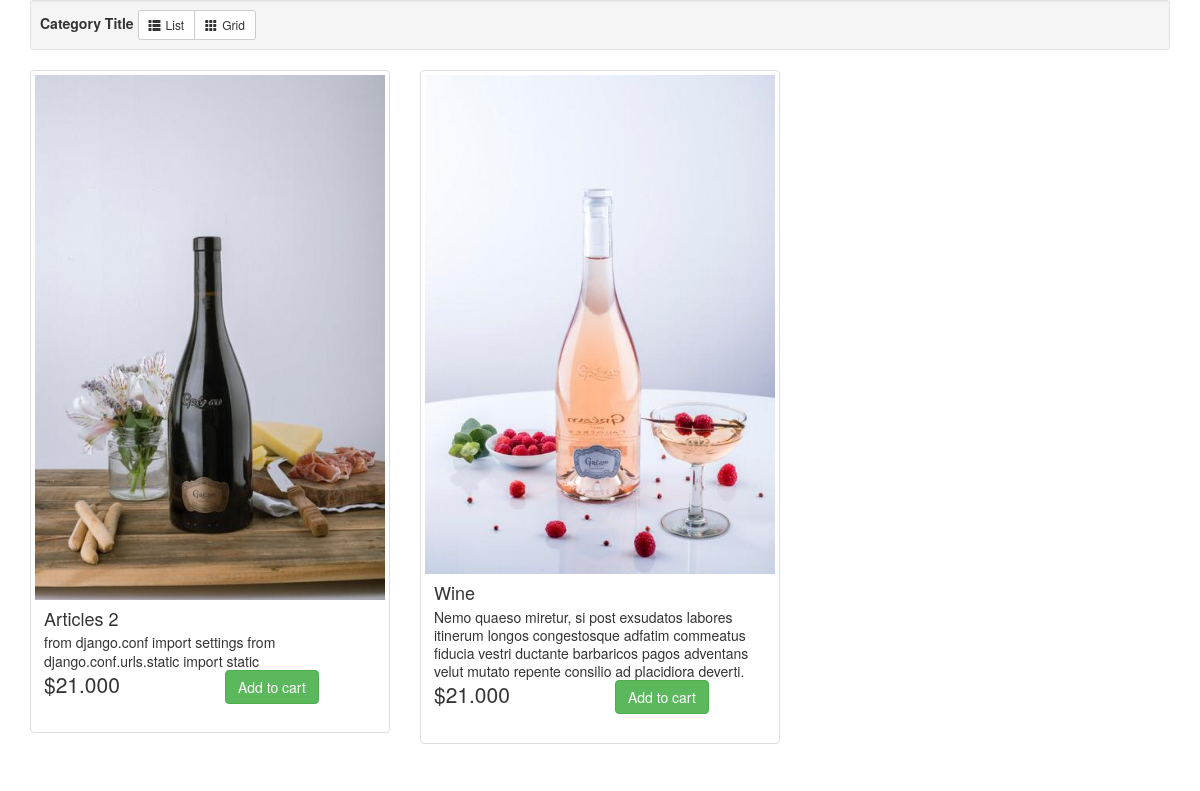
The app's page /article/ with its own data.
### articles/models.py (models this page shows, shortened)
class Article(models.Model):
    name = models.CharField(max_length=200)
    image = models.ImageField(upload_to = 'media/', default = 'media/no-img.jpg')
    prix = models.FloatField(default=0.0)
    description = models.TextField()

### articles/views.py (the view)
# urls.py: path('', views.index, name='index'),
def index(request):
    articles = Article.objects.order_by('name')
    template = loader.get_template('articles/index.html')
    context = {
        'articles': articles,
    }
    return HttpResponse(template.render(context, request))

### articles/templates/articles/index.html (shortened to what this page needs)
{% load staticfiles %}
<link rel="stylesheet" href="{% static 'css/styles.css' %}">
<link href="//netdna.bootstrapcdn.com/bootstrap/3.0.0/css/bootstrap.min.css" rel="stylesheet" id="bootstrap-css">
<div class="container">
    <div class="well well-sm">
        <strong>Category Title</strong>
        <div class="btn-group">
            <a href="#" id="list" class="btn btn-default btn-sm"><span class="glyphicon glyphicon-th-list">
                </span>List</a> <a href="#" id="grid" class="btn btn-default btn-sm"><span
                    class="glyphicon glyphicon-th"></span>Grid</a>
        </div>
    </div>
    <div id="products" class="row list-group">
        {% for article in articles %}
        <div class="item  col-xs-4 col-lg-4">
            <div class="thumbnail">
                <img class="group list-group-image" src="{{ article.image.url }}" alt="" />
                <div class="caption">
                    <h4 class="group inner list-group-item-heading">
                            {{ article.name }}</h4>
                    <p class="group inner list-group-item-text">{{ article.description }}</p>
                    <div class="row">
                        <div class="col-xs-12 col-md-6">
                            <p class="lead">
                                $21.000</p>
                        </div>
                        <div class="col-xs-12 col-md-6">
                            <a class="btn btn-success" href="#">Add to cart</a>
                        </div>
                    </div>
                </div>
            </div>
        </div>
        {% endfor %}
    </div>
</div>

### articles/static/css/styles.css (style rules this page uses)
.glyphicon { margin-right:5px; }
.thumbnail { margin-bottom: 20px; padding: 0px; -webkit-border-radius: 0px; -moz-border-radius: 0px; border-radius: 0px; }
.list-group-item-text { margin: 0 0 11px; }

### records on screen
Article: image (picture), name "Articles 2", description "from django.conf import settings from django.conf.urls.static import static"
Article: image (picture), name "Wine", description "Nemo quaeso miretur, si post exsudatos labores itinerum longos congestosque adfatim commeatus fiducia vestri ductante barbaricos pagos adventans velut mutato repente consilio ad placidiora deverti."
